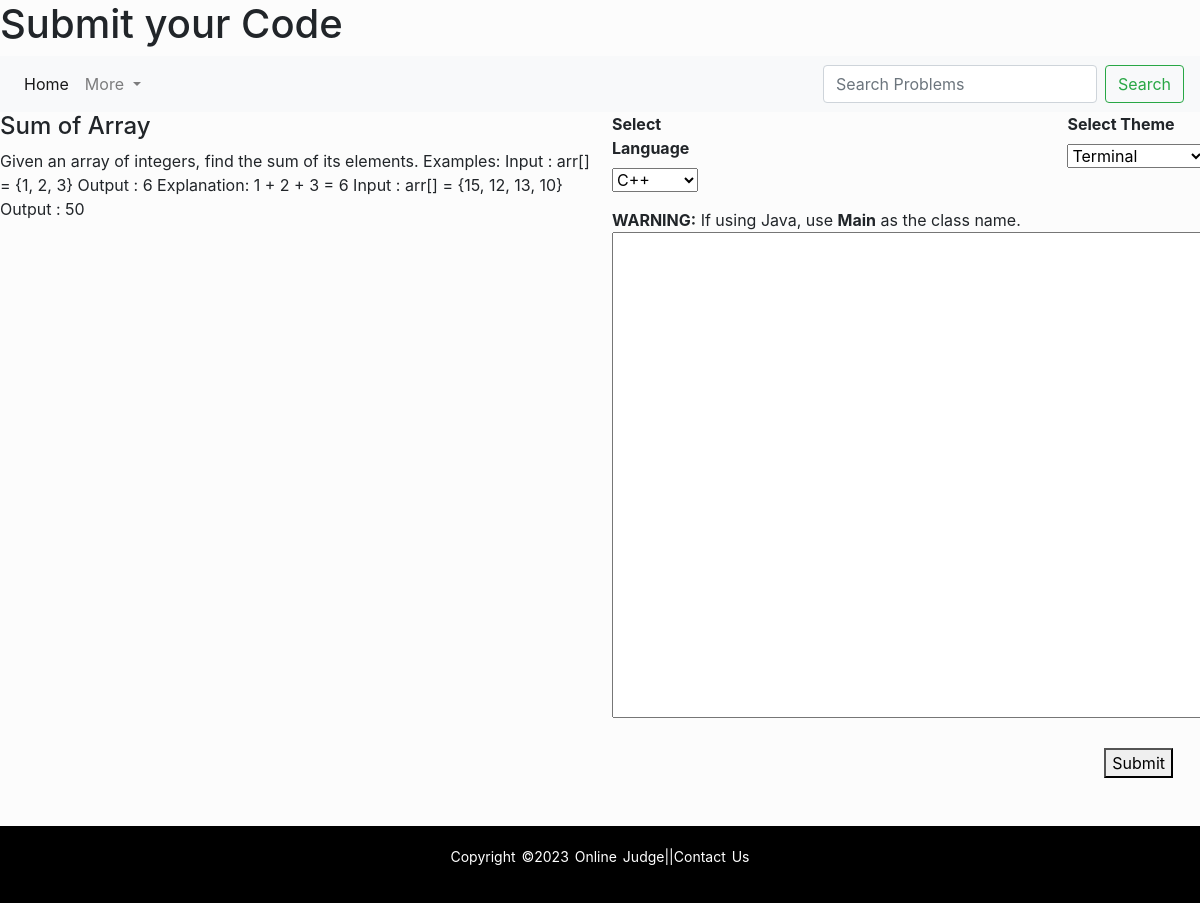
The app's page /P1/1 (signed in) with its own data.
### login/models.py (models this page shows)
class Problem(models.Model):
    problemNumber=models.IntegerField(100)
    problemName=models.CharField(max_length=500)
    problemDifficulty=models.CharField(max_length=10)
    problemDescription=models.CharField(max_length=5000)

### login/views.py (the view)
# urls.py: path("P1/<int:p_id>",views.P1),
@login_required(login_url='Login')
def P1(request,p_id):
    p=Problem.objects.get(pk=p_id)
    return render(request,'Home/P1.html',{
            'p':p
        })

### templates/Home/P1.html (shortened to what this page needs)
<!doctype html>
<html lang="en">
  <head>
    <link rel="stylesheet" href="https://cdn.jsdelivr.net/npm/bootstrap@4.3.1/dist/css/bootstrap.min.css">
  </head>
  <body>
    <h1>Submit your Code</h1>
    {% include 'Home/navbar.html' %}
    {% block content %}
<div style="width: 100%; overflow: auto;">
    <div style="float:left; width: 50%; height: 650px; overflow: auto;">
        <h4>{{p.problemName}}</h4>
        {% autoescape off %}
        <p>{{p.problemDescription}}</p>
        {% endautoescape %}
    </div>
    <div style="float:right; width: 49%;">
        <form action="/verdict/{{p.problemNumber}}" method="POST" enctype="multipart/form-data">
            <fieldset>
                <div>
                    <div style="float:left; width: 20%;">
                        <label><b>Select Language</b></label>
                        <select name="language" id="language" class="form-select" onchange="update_editor()">
                            <option value="C++">C++</option>
                        </select>
                    </div>
                    <div style="float:right; margin-right: 15px; width: 20%;">
                        <label><b>Select Theme</b></label>
                        <select name="theme" id="theme" class="form-select" onchange="update_theme()">
                            <option value="terminal">Terminal</option>
                        </select>
                    </div>
                </div>
                <br><br><br><br>
                <b>WARNING:</b> If using Java, use <b>Main</b> as the class name.
                <div id="editor-div" style="overflow: auto;">
                    <textarea data-editor="terminal" name="user_code" cols="85" rows="20" id="editor"></textarea>
                </div>
                <br>
                <div style="text-align:right; margin-right: 27px;">
                    <button id="submit" type="submit" name="submit"">Submit</button>
                </div>
                <br>
            </fieldset>
        </form>
    </div>
</div>
<br>
{% endblock %}
    {% include 'Home/footer.html' %}
</body>
</html>

### templates/Home/footer.html (style rules this page uses)
body { background: #fcfcfc; margin: 0; padding: 0; display: flex; flex-direction: column; min-height: 100vh; }

### records on screen
Problem: problemName "Sum of Array", problemDescription "Given an array of integers, find the sum of its elements. Examples: Input : arr[] = {1, 2, 3} Output : 6 Explanation: 1 + 2 + 3 = 6 Input : arr[] = {15, 12, 13, 10} Output : 50"
